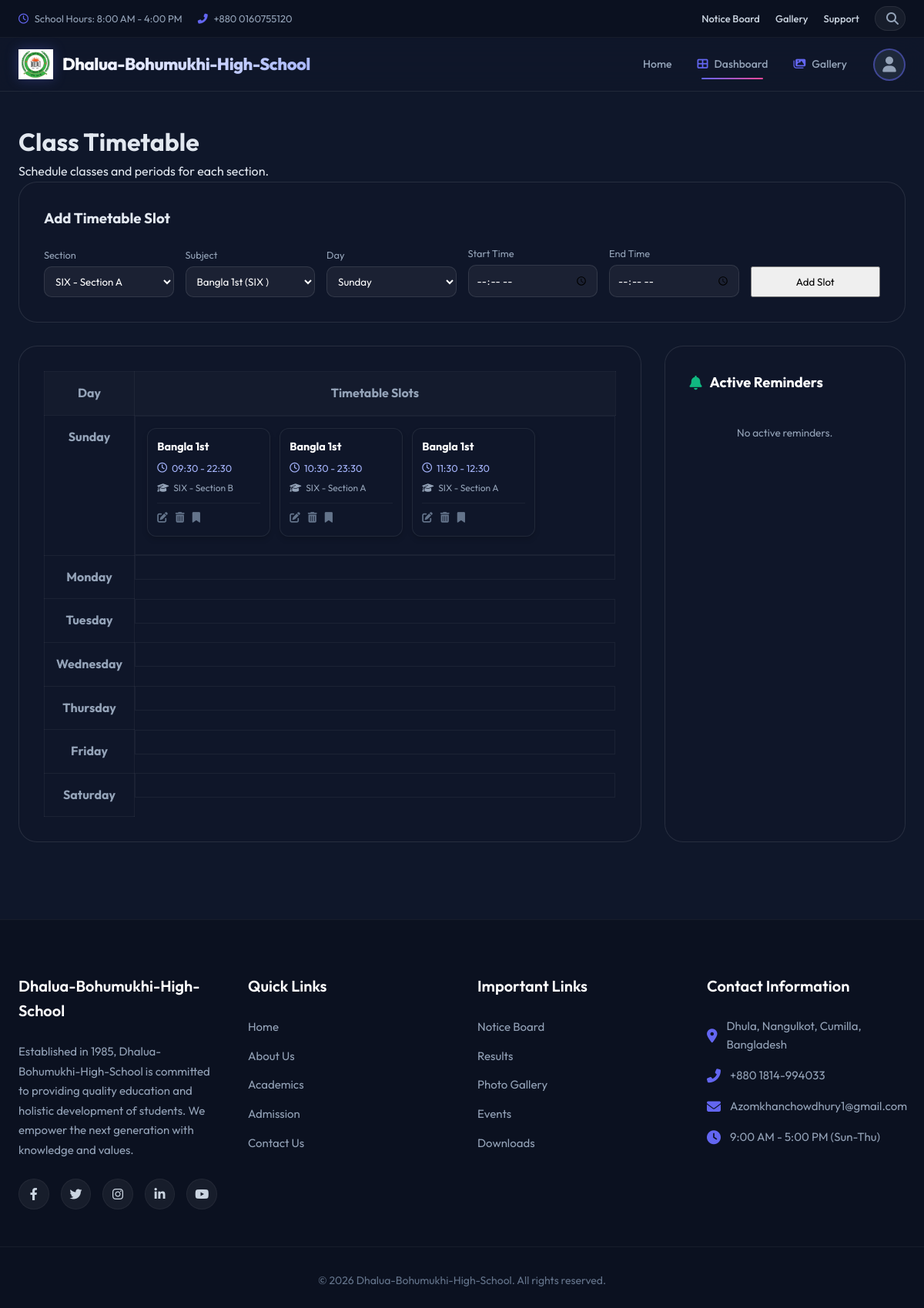
/admin-dashboard/academics/timetable/ (signed in), run on the app's committed database.
### academics/models.py (models this page shows, shortened)
class Timetable(models.Model):
    DAYS = (
        ('Sunday', 'Sunday'),
        ('Monday', 'Monday'),
        ('Tuesday', 'Tuesday'),
        ('Wednesday', 'Wednesday'),
        ('Thursday', 'Thursday'),
        ('Friday', 'Friday'),
        ('Saturday', 'Saturday'),
    )
    section = models.ForeignKey(Section, on_delete=models.CASCADE)
    subject = models.ForeignKey(Subject, on_delete=models.CASCADE)
    day = models.CharField(max_length=20, choices=DAYS)
    start_time = models.TimeField()
    end_time = models.TimeField()
    is_remembered = models.BooleanField(default=False)
    reminder_note = models.TextField(blank=True, null=True)

class Subject(models.Model):
    school_class = models.ForeignKey(SchoolClass, on_delete=models.CASCADE, related_name='subjects')
    name = models.CharField(max_length=100)
    code = models.CharField(max_length=20)
    is_remembered = models.BooleanField(default=False)
    reminder_note = models.TextField(blank=True, null=True)

class Section(models.Model):
    school_class = models.ForeignKey(SchoolClass, on_delete=models.CASCADE, related_name='sections')
    name = models.CharField(max_length=10) # e.g. A, B, C
    room_number = models.CharField(max_length=20, blank=True, null=True)
    def __str__(self):
        return f"{self.school_class.name} - Section {self.name}"

class SchoolClass(models.Model):
    name = models.CharField(max_length=50) # e.g. Class 6, Class 10
    code = models.CharField(max_length=10, unique=True)

### admin/views.py (the view, shortened to what this page needs)
# urls.py: path('academics/timetable/', views.academics_timetable, name='academics_timetable'),
@staff_member_required
def academics_timetable(request):
    sections = Section.objects.all().select_related('school_class')
    subjects = Subject.objects.all().select_related('school_class')
    days = ['Sunday', 'Monday', 'Tuesday', 'Wednesday', 'Thursday', 'Friday', 'Saturday']
    filter_section = request.GET.get('filter_section', '')
    filter_day = request.GET.get('filter_day', '')
    timetables = Timetable.objects.all().select_related('section__school_class', 'subject')
    if filter_section:
        timetables = timetables.filter(section_id=filter_section)
    if filter_day:
        timetables = timetables.filter(day=filter_day)
    timetables = timetables.order_by('day', 'start_time')
    return render(request, 'admin/academics/timetable.html', {
        'sections': sections,
        'subjects': subjects,
        'timetables': timetables,
        'days': days,
        'filter_section': filter_section,
        'filter_day': filter_day,
    })

### accounts/context_processors.py (called while the page is built)
def user_profile_context(request):
    if request.user.is_authenticated:
        user = request.user
        role = "Admin" if user.is_superuser else "User"
        profile = None
        if hasattr(user, 'student_profile'):
            role = "Student"
            profile = user.student_profile
        elif hasattr(user, 'teacher_profile'):
            role = "Teacher"
            profile = user.teacher_profile
        elif hasattr(user, 'staff_profile'):
            role = "Staff"
            profile = user.staff_profile
        elif hasattr(user, 'parent_profile'):
            role = "Parent"
            profile = user.parent_profile
        return {
            'global_role': role,
            'global_profile': profile
        }
    return {}

### templates/admin/academics/timetable.html (shortened to what this page needs)
{% extends 'base.html' %}
{% load static %}
{% block css %}
<link rel="stylesheet" href="{% static 'css/dashboard.css' %}">
{% endblock %}
{% block content %}
<div class="dashboard-wrapper">
    <div class="section-header">
        <h1>Class Timetable</h1>
        <p>Schedule classes and periods for each section.</p>
    </div>
    <div style="background:rgba(15,23,42,0.6); padding:2rem; border-radius:24px; border:1px solid rgba(255, 255, 255, 0.1); margin-bottom:30px;">
        <h3>Add Timetable Slot</h3>
        <form method="POST" style="margin-top:20px; display:grid; grid-template-columns:repeat(auto-fit, minmax(150px, 1fr)); gap:15px; align-items:flex-end;">
            <div class="form-group" style="display:flex; flex-direction:column; gap:5px;">
                <label style="color:#94a3b8; font-size:0.8rem;">Section</label>
                <select name="section_id" required style="background:rgba(255,255,255,0.05); color:#fff; padding:10px; border-radius:10px; border:1px solid rgba(255,255,255,0.1);">
                    {% for sec in sections %}
                    <option value="{{ sec.id }}">{{ sec }}</option>
                    {% endfor %}
                </select>
            </div>
            <div class="form-group" style="display:flex; flex-direction:column; gap:5px;">
                <label style="color:#94a3b8; font-size:0.8rem;">Subject</label>
                <select name="subject_id" required style="background:rgba(255,255,255,0.05); color:#fff; padding:10px; border-radius:10px; border:1px solid rgba(255,255,255,0.1);">
                    {% for sub in subjects %}
                    <option value="{{ sub.id }}">{{ sub.name }} ({{ sub.school_class.name }})</option>
                    {% endfor %}
                </select>
            </div>
            <div class="form-group" style="display:flex; flex-direction:column; gap:5px;">
                <label style="color:#94a3b8; font-size:0.8rem;">Day</label>
                <select name="day" required style="background:rgba(255,255,255,0.05); color:#fff; padding:10px; border-radius:10px; border:1px solid rgba(255,255,255,0.1);">
                    <option>Sunday</option><option>Monday</option><option>Tuesday</option>
                </select>
            </div>
            <div class="form-group" style="display:flex; flex-direction:column; gap:5px;">
                <label style="color:#94a3b8; font-size:0.8rem;">Start Time</label>
                <input type="time" name="start_time" required style="background:rgba(255,255,255,0.05); color:#fff; padding:10px; border-radius:10px; border:1px solid rgba(255,255,255,0.1);">
            </div>
            <div class="form-group" style="display:flex; flex-direction:column; gap:5px;">
                <label style="color:#94a3b8; font-size:0.8rem;">End Time</label>
                <input type="time" name="end_time" required style="background:rgba(255,255,255,0.05); color:#fff; padding:10px; border-radius:10px; border:1px solid rgba(255,255,255,0.1);">
            </div>
            <button type="submit" class="view-all-btn" style="margin-top:0; padding:10px;">Add Slot</button>
        </form>
    </div>
    <div style="display: flex; gap: 30px; flex-wrap: wrap;">
        <div style="flex: 3; min-width: 320px; background:rgba(15,23,42,0.6); padding:2rem; border-radius:24px; border:1px solid rgba(255, 255, 255, 0.1); overflow-x:auto;">
            <table class="timetable-table">
                <thead>
                    <tr>
                        <th style="width: 15%;">Day</th>
                        <th style="width: 85%;">Timetable Slots</th>
                    </tr>
                </thead>
                <tbody>
                    {% for day in days %}
                    <tr>
                        <td style="font-weight:700; color:#94a3b8;">{{ day }}</td>
                        <td style="display:flex; gap:12px; flex-wrap:wrap; justify-content:flex-start;">
                            {% for slot in timetables %}
                                {% if slot.day == day %}
                                <div class="slot-card {% if slot.is_remembered %}remembered{% endif %}">
                                    <span class="slot-subject">{{ slot.subject.name }}</span>
                                    <span class="slot-time"><i class="far fa-clock"></i> {{ slot.start_time|time:"H:i" }} - {{ slot.end_time|time:"H:i" }}</span>
                                    <span class="slot-section"><i class="fas fa-graduation-cap"></i> {{ slot.section }}</span>
                                    <div class="slot-actions">
                                        <a href="{% url 'admin_panel:timetable_edit' slot.id %}" class="edit-btn" title="Edit Slot"><i class="fas fa-edit"></i></a>
                                        <a href="{% url 'admin_panel:timetable_delete' slot.id %}" class="delete-btn" title="Delete Slot"><i class="fas fa-trash-alt"></i></a>
                                        <a href="{% url 'admin_panel:timetable_toggle_remember' slot.id %}" class="remember-btn {% if slot.is_remembered %}remembered-active{% endif %}" title="Toggle Reminder"><i class="fas fa-bookmark"></i></a>
                                    </div>
                                </div>
                                {% endif %}
                            {% endfor %}
                        </td>
                    </tr>
                    {% endfor %}
                </tbody>
            </table>
        </div>
        <div style="flex: 1; min-width: 280px; background:rgba(15,23,42,0.6); padding:2rem; border-radius:24px; border:1px solid rgba(255, 255, 255, 0.1); display: flex; flex-direction: column;">
            <h3 style="color:#ffffff; margin-bottom: 20px; display: flex; align-items: center; gap: 10px; font-size: 1.15rem;">
                <i class="fas fa-bell" style="color: #10b981;"></i> Active Reminders
            </h3>
            <div id="reminders-list" style="display: flex; flex-direction: column; gap: 15px;">
                <div id="no-reminders-message" style="color: #94a3b8; font-size: 0.85rem; text-align: center; padding: 20px; display: none;">
                    No active reminders.
                </div>
            </div>
        </div>
    </div>
</div>
{% endblock %}

### static/css/base.css (style rules this page uses)
* { margin: 0; padding: 0; box-sizing: border-box; font-family: 'Outfit', sans-serif; }
body { background-color: #0f172a; color: #e2e8f0; line-height: 1.6; overflow-x: hidden; }

### static/css/dashboard.css (style rules this page uses)
.dashboard-wrapper { padding: 40px 24px; max-width: 1400px; margin: 0 auto; }

### templates/admin/academics/timetable.html (style rules this page uses)
.timetable-table { width: 100%; border-collapse: collapse; color: #fff; }
.timetable-table th, .timetable-table td { padding: 15px; border: 1px solid rgba(255, 255, 255, 0.05); text-align: center; vertical-align: top; }
.timetable-table th { background: rgba(255, 255, 255, 0.02); color: #94a3b8; }
.slot-card { background: rgba(15, 23, 42, 0.8); border: 1px solid rgba(255, 255, 255, 0.08); color: #e2e8f0; padding: 12px; border-radius: 12px; font-size: 0.85rem; min-width: 160px; text-align: left; position: relative; transition: all 0.3s ease; box-shadow: 0 4px 6px rgba(0, 0, 0, 0.15); display: flex; flex-direction: column; gap: 4px; margin-bottom: 8px; }
.slot-subject { font-weight: 700; color: #ffffff; font-size: 0.9rem; display: block; margin-bottom: 2px; }
.slot-time { color: #a5b4fc; font-size: 0.8rem; display: flex; align-items: center; gap: 6px; margin-bottom: 2px; }
.slot-section { color: #94a3b8; font-size: 0.75rem; display: flex; align-items: center; gap: 6px; margin-bottom: 6px; }
.slot-actions { display: flex; gap: 10px; border-top: 1px solid rgba(255, 255, 255, 0.05); padding-top: 8px; margin-top: auto; }
.slot-actions a { color: #64748b; font-size: 0.85rem; transition: all 0.2s ease; text-decoration: none; }

### data on the page
Timetable: subject.name "Bangla 1st", start_time "09:30", end_time "22:30", section "SIX - Section B"
Timetable: subject.name "Bangla 1st", start_time "10:30", end_time "23:30", section "SIX - Section A"
Timetable: subject.name "Bangla 1st", start_time "11:30", end_time "12:30", section "SIX - Section A"

### other printed values
{{ day }} "Sunday" "Monday" "Tuesday" "Wednesday" "Thursday" "Friday" "Saturday"
form field section_id "SIX - Section A"
form field subject_id "Bangla 1st (SIX )"
